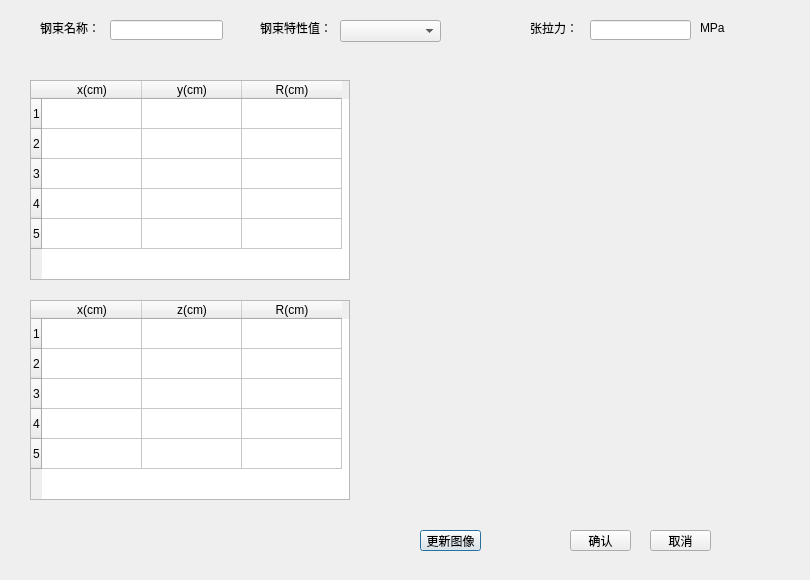
<?xml version="1.0" encoding="UTF-8"?>
<ui version="4.0">
 <class>ShapeDialogClass</class>
 <widget class="QDialog" name="ShapeDialogClass">
  <property name="geometry">
   <rect>
    <x>0</x>
    <y>0</y>
    <width>810</width>
    <height>580</height>
   </rect>
  </property>
  <property name="minimumSize">
   <size>
    <width>810</width>
    <height>580</height>
   </size>
  </property>
  <property name="maximumSize">
   <size>
    <width>810</width>
    <height>580</height>
   </size>
  </property>
  <property name="windowTitle">
   <string>ShapeDialog</string>
  </property>
  <widget class="QLabel" name="steelNameLB">
   <property name="geometry">
    <rect>
     <x>40</x>
     <y>20</y>
     <width>61</width>
     <height>16</height>
    </rect>
   </property>
   <property name="text">
    <string>钢束名称：</string>
   </property>
  </widget>
  <widget class="QLineEdit" name="steelNameLE">
   <property name="geometry">
    <rect>
     <x>110</x>
     <y>20</y>
     <width>113</width>
     <height>20</height>
    </rect>
   </property>
  </widget>
  <widget class="QLabel" name="steelPropertyLB">
   <property name="geometry">
    <rect>
     <x>260</x>
     <y>20</y>
     <width>71</width>
     <height>16</height>
    </rect>
   </property>
   <property name="text">
    <string>钢束特性值：</string>
   </property>
  </widget>
  <widget class="QComboBox" name="steelPropertyCB">
   <property name="geometry">
    <rect>
     <x>340</x>
     <y>20</y>
     <width>101</width>
     <height>22</height>
    </rect>
   </property>
  </widget>
  <widget class="QLabel" name="sigmaLB">
   <property name="geometry">
    <rect>
     <x>530</x>
     <y>20</y>
     <width>51</width>
     <height>16</height>
    </rect>
   </property>
   <property name="text">
    <string>张拉力：</string>
   </property>
  </widget>
  <widget class="QLineEdit" name="sigmaLE">
   <property name="geometry">
    <rect>
     <x>590</x>
     <y>20</y>
     <width>101</width>
     <height>20</height>
    </rect>
   </property>
  </widget>
  <widget class="QLabel" name="sigmaUnionLB">
   <property name="geometry">
    <rect>
     <x>700</x>
     <y>20</y>
     <width>40</width>
     <height>16</height>
    </rect>
   </property>
   <property name="text">
    <string>MPa</string>
   </property>
  </widget>
  <widget class="QTableWidget" name="horCoordinateTW">
   <property name="geometry">
    <rect>
     <x>30</x>
     <y>80</y>
     <width>320</width>
     <height>200</height>
    </rect>
   </property>
   <property name="rowCount">
    <number>5</number>
   </property>
   <property name="columnCount">
    <number>3</number>
   </property>
   <attribute name="horizontalHeaderMinimumSectionSize">
    <number>24</number>
   </attribute>
   <attribute name="horizontalHeaderDefaultSectionSize">
    <number>100</number>
   </attribute>
   <attribute name="verticalHeaderMinimumSectionSize">
    <number>23</number>
   </attribute>
   <attribute name="verticalHeaderDefaultSectionSize">
    <number>30</number>
   </attribute>
   <row/>
   <row/>
   <row/>
   <row/>
   <row/>
   <column>
    <property name="text">
     <string>x(cm)</string>
    </property>
   </column>
   <column>
    <property name="text">
     <string>y(cm)</string>
    </property>
   </column>
   <column>
    <property name="text">
     <string>R(cm)</string>
    </property>
   </column>
  </widget>
  <widget class="QTableWidget" name="verCoordinateTW">
   <property name="geometry">
    <rect>
     <x>30</x>
     <y>300</y>
     <width>320</width>
     <height>200</height>
    </rect>
   </property>
   <property name="rowCount">
    <number>5</number>
   </property>
   <property name="columnCount">
    <number>3</number>
   </property>
   <attribute name="horizontalHeaderMinimumSectionSize">
    <number>24</number>
   </attribute>
   <attribute name="horizontalHeaderDefaultSectionSize">
    <number>100</number>
   </attribute>
   <attribute name="verticalHeaderMinimumSectionSize">
    <number>23</number>
   </attribute>
   <attribute name="verticalHeaderDefaultSectionSize">
    <number>30</number>
   </attribute>
   <row/>
   <row/>
   <row/>
   <row/>
   <row/>
   <column>
    <property name="text">
     <string>x(cm)</string>
    </property>
   </column>
   <column>
    <property name="text">
     <string>z(cm)</string>
    </property>
   </column>
   <column>
    <property name="text">
     <string>R(cm)</string>
    </property>
   </column>
  </widget>
  <widget class="QPushButton" name="updateBtn">
   <property name="geometry">
    <rect>
     <x>420</x>
     <y>530</y>
     <width>61</width>
     <height>21</height>
    </rect>
   </property>
   <property name="text">
    <string>更新图像</string>
   </property>
  </widget>
  <widget class="QPushButton" name="confirmBtn">
   <property name="geometry">
    <rect>
     <x>570</x>
     <y>530</y>
     <width>61</width>
     <height>21</height>
    </rect>
   </property>
   <property name="text">
    <string>确认</string>
   </property>
  </widget>
  <widget class="QPushButton" name="cancelBtn">
   <property name="geometry">
    <rect>
     <x>650</x>
     <y>530</y>
     <width>61</width>
     <height>21</height>
    </rect>
   </property>
   <property name="text">
    <string>取消</string>
   </property>
  </widget>
 </widget>
 <layoutdefault spacing="6" margin="11"/>
 <resources/>
 <connections/>
</ui>
